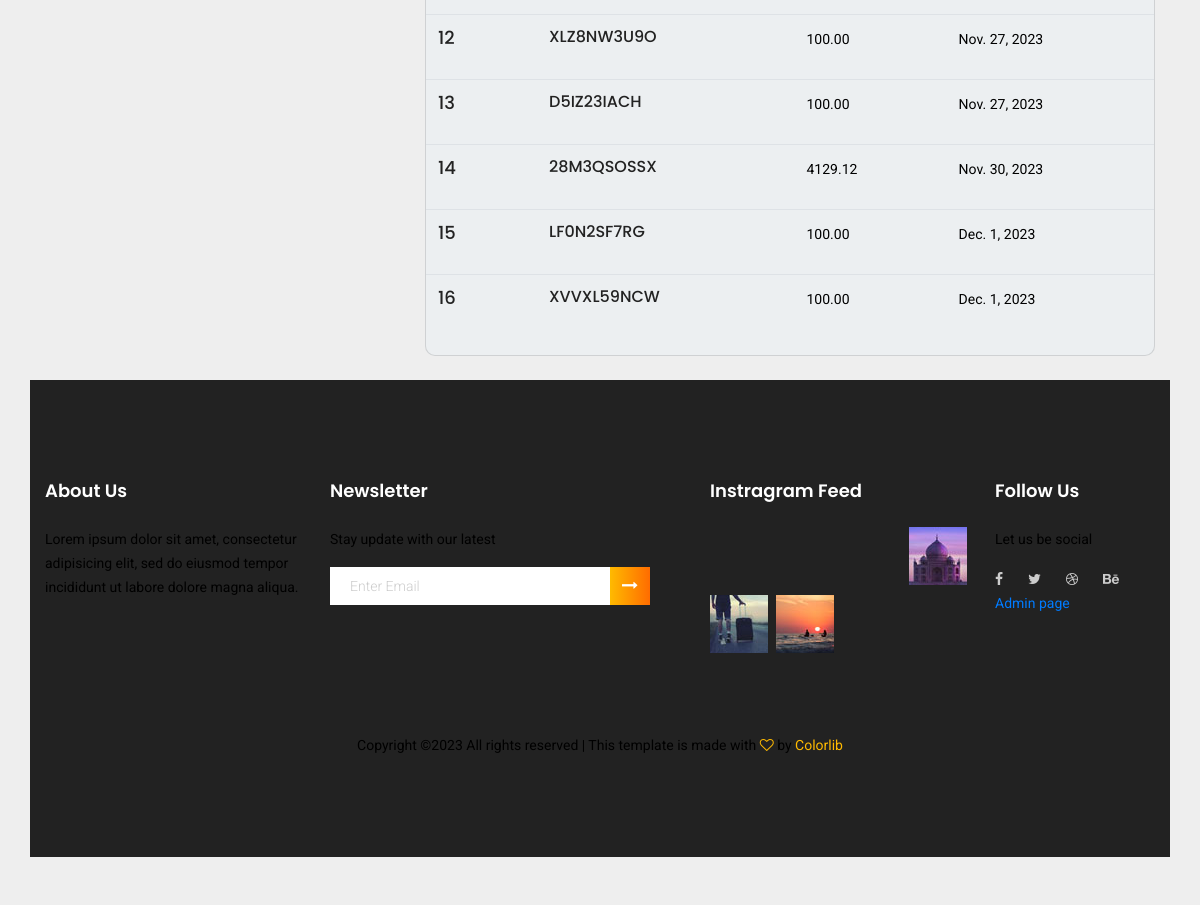
Page /view_coupons/ (signed in, lower part) on the earlier database version.
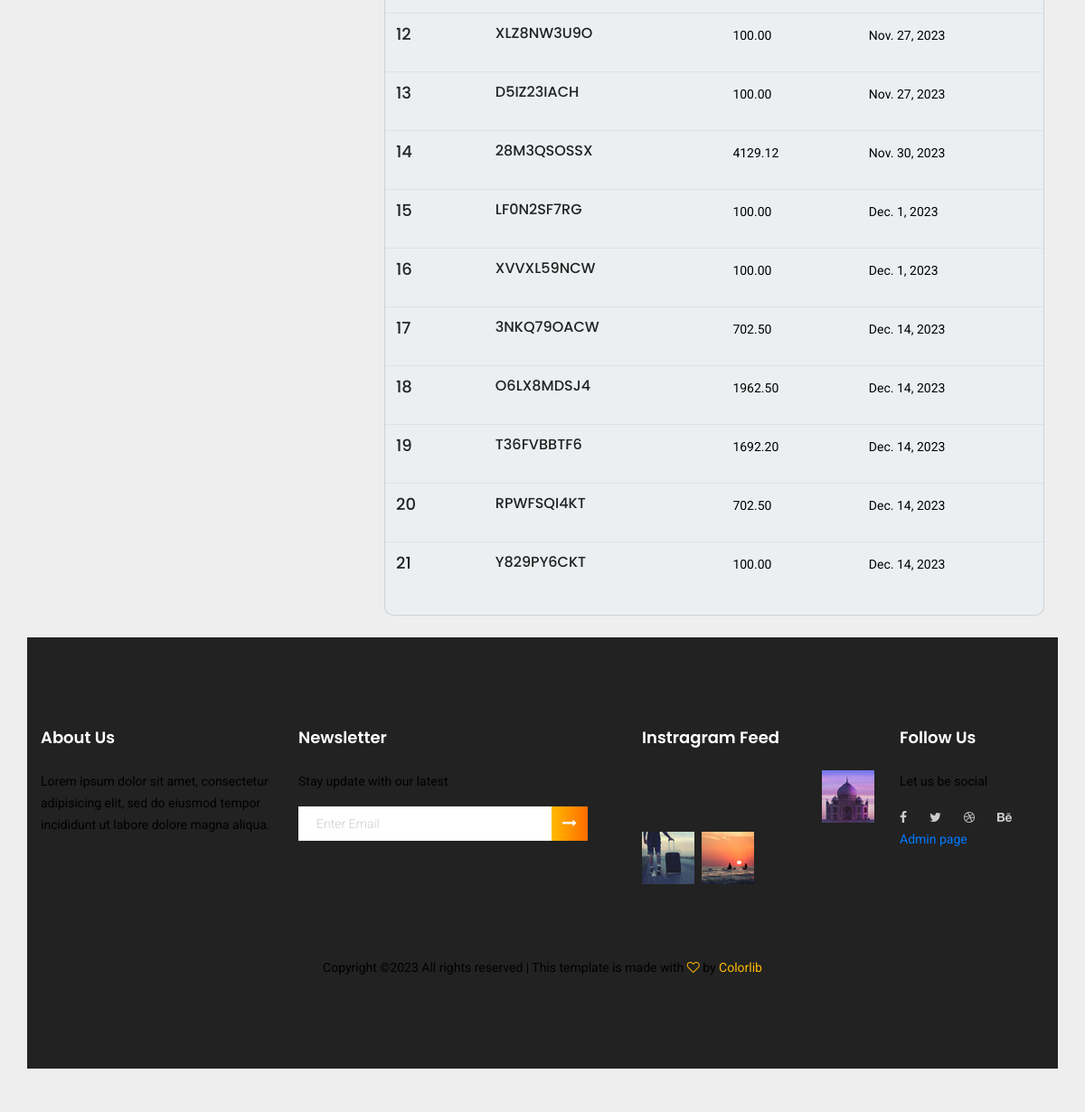
Same page on the later database version.
### products/models.py (models this page shows, shortened)
class Coupons(models.Model):
    coupon_code = models.CharField(max_length=20, unique=True)
    discount_amount = models.DecimalField(max_digits=10, decimal_places=2)
    expiration_date = models.DateField()
    is_used = models.BooleanField(default=False)
    class Meta:
        verbose_name_plural = "Coupons"

### products/decorators.py (the view)
    def wrapper(request, *args, **kwargs):
        if not request.user.is_authenticated:
            messages.error(request, 'Please log in to access this page.')
            return redirect('userLogin')
        return view_func(request, *args, **kwargs)

### products/models.py (called while the page is built)
    def __str__(self):
        return self.username

### products/views.py (called while the page is built)
@never_cache
@custom_login_required_with_message
def view_coupons(request):
    user = request.user
    user_coupons = UserCoupons.objects.filter(user=user)
    coupon_details = []
    for user_coupon in user_coupons:
        coupon = user_coupon.coupon  # Access the associated coupon
        if not coupon.is_used:
            coupon_details.append({
                'coupon_code': coupon.coupon_code,
                'discount_amount': coupon.discount_amount,
                'expiration_date': coupon.expiration_date,
            })
    context = {
        "user_coupons": coupon_details,
    }
    return render(request, "shop_customer_coupons.html", context)

### products/templates/shop_customer_coupons.html (shortened to what this page needs)
{% extends 'shopbase.html' %}
{% load static %}
{% block body %}
<section style="background-color: #eee;">
    <div class="container py-5">
      <div class="row">
        <div class="col-lg-4">
        </div>
      <div class="col-lg-8">
        <div class="card mb-4">
            <table class="table">
                <tbody>
                    {% for coupon in user_coupons %}
                    <tr>
                        <td>
                            <h4>{{ forloop.counter }}</h4>
                        </td>
                        <td>
                            <h5>{{coupon.coupon_code}}</h5>
                        </td>
                        <td>
                            <p>{{coupon.discount_amount}}</p>
                        </td>
                        <td>
                            <p>{{coupon.expiration_date}}</p>
                        </td>
                    </tr>
                    {% endfor %}
                </tbody>
            </table>
        </div>
      </div>
{% endblock body %}

### products/templates/shopbase.html (shortened to what this page needs)
{% load static %}
<!DOCTYPE html>
<html lang="zxx" class="no-js">
<head>
	<link rel="stylesheet" href="{% static 'css1/linearicons.css' %}">
	<link rel="stylesheet" href="{% static 'css1/font-awesome.min.css' %}">
	<link rel="stylesheet" href="{% static 'css1/themify-icons.css' %}">
	<link rel="stylesheet" href="{% static 'css1/bootstrap.css' %}">
	<link rel="stylesheet" href="{% static 'css1/owl.carousel.css' %}">
	<link rel="stylesheet" href="{% static 'css1/nice-select.css' %}">
	<link rel="stylesheet" href="{% static 'css1/nouislider.min.css' %}">
	<link rel="stylesheet" href="{% static 'css1/ion.rangeSlider.css' %}" />
	<link rel="stylesheet" href="{% static 'css1/ion.rangeSlider.skinFlat.css' %}" />
	<link rel="stylesheet" href="{% static 'css1/magnific-popup.css' %}">
	<link rel="stylesheet" href="{% static 'css1/main.css' %}">
	<link rel="stylesheet" href="{% static 'css1/mycss1.css' %}">
</head>
<body>
{% block body %}
{% endblock body %}
	<footer class="footer-area section_gap">
		<div class="container">
			<div class="row">
				<div class="col-lg-3  col-md-6 col-sm-6">
					<div class="single-footer-widget">
						<h6>About Us</h6>
						<p>
							Lorem ipsum dolor sit amet, consectetur adipisicing elit, sed do eiusmod tempor incididunt ut labore dolore
							magna aliqua.
						</p>
					</div>
				</div>
				<div class="col-lg-4  col-md-6 col-sm-6">
					<div class="single-footer-widget">
						<h6>Newsletter</h6>
						<p>Stay update with our latest</p>
						<div class="" id="mc_embed_signup">
							<form target="_blank" novalidate="true" action="https://spondonit.us12.list-manage.com/subscribe/post?u=1462626880ade1ac87bd9c93a&amp;id=92a4423d01"
							 method="get" class="form-inline">
								<div class="d-flex flex-row">
									<input class="form-control" name="EMAIL" placeholder="Enter Email" onfocus="this.placeholder = ''" onblur="this.placeholder = 'Enter Email '"
									  type="email">
									<button class="click-btn btn btn-default"><i class="fa fa-long-arrow-right" aria-hidden="true"></i></button>
								</div>
							</form>
						</div>
					</div>
				</div>
				<div class="col-lg-3  col-md-6 col-sm-6">
					<div class="single-footer-widget mail-chimp">
						<h6 class="mb-20">Instragram Feed</h6>
						<ul class="instafeed d-flex flex-wrap">
							<li><img src="{% static 'img/i1.jpg' %}" alt=""></li>
							<li><img src="{% static 'img/i2.jpg' %}" alt=""></li>
							<li><img src="{% static 'img/i3.jpg' %}" alt=""></li>
							<li><img src="{% static 'img/i4.jpg' %}" alt=""></li>
							<li><img src="{% static 'img/i5.jpg' %}" alt=""></li>
							<li><img src="{% static 'img/i6.jpg' %}" alt=""></li>
							<li><img src="{% static 'img/i7.jpg' %}" alt=""></li>
							<li><img src="{% static 'img/i8.jpg' %}" alt=""></li>
						</ul>
					</div>
				</div>
				<div class="col-lg-2 col-md-6 col-sm-6">
					<div class="single-footer-widget">
						<h6>Follow Us</h6>
						<p>Let us be social</p>
						<div class="footer-social d-flex align-items-center">
							<a href="#"><i class="fa fa-facebook"></i></a>
							<a href="#"><i class="fa fa-twitter"></i></a>
							<a href="#"><i class="fa fa-dribbble"></i></a>
							<a href="#"><i class="fa fa-behance"></i></a>
						</div>
						<a href="{% url 'adminlogin' %}">Admin page</a>
					</div>
				</div>
			</div>
			<div class="footer-bottom d-flex justify-content-center align-items-center flex-wrap">
				<p class="footer-text m-0">
Copyright &copy;<script>document.write(new Date().getFullYear());</script> All rights reserved | This template is made with <i class="fa fa-heart-o" aria-hidden="true"></i> by <a href="https://colorlib.com" target="_blank">Colorlib</a>
</p>
			</div>
		</div>
	</footer>
</body>
</html>

### static/css1/mycss1.css (style rules this page uses)
body { color: #000; overflow-x: hidden; height: 100%; background-repeat: no-repeat; }
.card { z-index: 0; background-color: #eceff1; padding-bottom: 0px; margin-top: 15px; margin-bottom: 0px; border-radius: 10px; }

Differences in the rows shown:
added Coupons: coupon_code "3NKQ79OACW", discount_amount "702.50", expiration_date "Dec. 14, 2023"
added Coupons: coupon_code "O6LX8MDSJ4", discount_amount "1962.50", expiration_date "Dec. 14, 2023"
added Coupons: coupon_code "T36FVBBTF6", discount_amount "1692.20", expiration_date "Dec. 14, 2023"
added Coupons: coupon_code "RPWFSQI4KT", discount_amount "702.50", expiration_date "Dec. 14, 2023"
added Coupons: coupon_code "Y829PY6CKT", discount_amount "100.00", expiration_date "Dec. 14, 2023"
Other differences:
new list line: "17"
new list line: "18"
new list line: "19"
new list line: "20"
new list line: "21"
